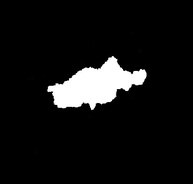
%> input picture msk3.jpg, 193 x 184 px, shrunk from 403 x 384 before the run
$ octave test_ROC.m   (GNU Octave 9; MATLAB toolbox functions it lacks are replaced by stand-ins)
%> lines starting %> are read from the running program, lines starting %| are printed output that depends on the picture; in (x1, y1, x2, y2) boxes, pixels count from 0 and x2, y2 are one past the last pixel; in counts of white or black regions, pixels touching at a corner belong together; the program's own positions count from 1
% test_ROC.m
% 1.提取图片灰度，调整阈值》》对比标注值》混淆矩阵
% filename='log_ratio.jpg';
% 3通道化为单通道》》[x,y,z]=imread() rgb图片z=3，表示由R，g，b三张图片叠起来
% [x,y,z]>>根据z>>判断是否为灰度图

filename_truth='msk3.jpg'   %原始图像为灰度图
image_truth=imread(filename_truth);
%> image_truth is the input picture: size 184x193x3 uint8; min 0, max 255, mean 19.2

filename_array={'log_ratio.jpg','mean_ratio.jpg','Ottawa_fuse.jpg'};
color_array={'r--','k-','b-.'}
legend_filename=[];
for i=1:length(filename_array)
    str_filename=regexp(filename_array{i},'\.','split');    %分割出文件名（方法名字）
    legend_filename{i}=strrep(str_filename{1},'_','\_');    %图例legend中显示下划线要加\
end

TPR_array={};FPR_array={};  %3个图片的FPR，TPR等存于数组中》》之后一起画图
Recall_array={};Precision_array={};
AUC_array={};PR_AUC_array={};
micro_P_array={};micro_R_array={};
micro_F1_array={}
file_no=1;
while file_no<=length(filename_array)
    image=imread(filename_array{file_no});
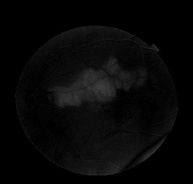
%> input picture log_ratio.jpg, 193 x 184 px, shrunk from 403 x 384 before the run
%> image is the input picture: size 184x193 uint8; min 0, max 63, mean 7.2
    [x,y,z]=size(image); %xy像素的行列，z由几个图片堆叠而成》》eg:RGB图片由R,G，B三张灰度图像堆叠
%> x = 184; y = 193; z = 1
    if z==3 %若为rgb图片要转成灰度图，已经为灰度图则不需要转换
        image=mat2gray(rgb2gray(image));
    end

    TPR=[];FPR=[];Precision=[];Recall=[];
    threshold_range=0:0.001:1;
    for d=threshold_range
        test_bw=im2bw(image,d);
        truth_bw=im2bw(image_truth,d); %（0，1）范围内的值由阈值d二值化》真实值类标
        TP=sum(truth_bw==1 & test_bw==1);   %按条件寻访赋值》符合条件的==1》》直接求和
        FN=sum(truth_bw==1 & test_bw==0);
        FP=sum(truth_bw==0 & test_bw==1);
        TN=sum(truth_bw==0 & test_bw==0);
        TPR=[TPR,TP/(TP+FN)];
        FPR=[FPR,FP/(FP+TN)];
        Precision=[Precision,TP/(TP+FP)];
        Recall=[Recall,TP/(TP+FN)];
    end
%> this loop made 1001 passes
%> (FPR, Precision, Recall) on passes 2 to 4: ([0.481 0.481], [0.21 0.21], [0.995 0.995]), ([0.481 0.481 0.481], [0.21 0.21 0.21], [0.995 0.995 0.995]), ([0.481 0.481 0.481 0.481], [0.21 0.21 0.21 0.21], [0.995 0.995 0.995 0.995])
%> pass 1, `test_bw=im2bw(image,d);`:
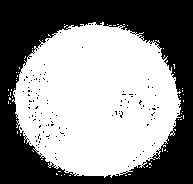
%> test_bw: size 184x193 logical; 55.5% white; 124 black regions (123 under 20 px), largest, box (x1, y1, x2, y2) and area: (0, 0, 193, 184) 15578
%> pass 1, `truth_bw=im2bw(image_truth,d);`:
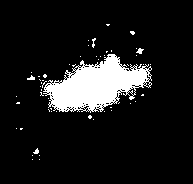
%> truth_bw: size 184x193 logical; 10.6% white; 55 white regions (50 under 20 px), largest, box (x1, y1, x2, y2) and area: (43, 54, 152, 113) 3527, (136, 48, 144, 54) 27, (27, 75, 35, 80) 24, (92, 38, 96, 48) 21, (33, 148, 39, 154) 21
%> after the loop, FPR = 1001 values, max 0.481 at index 1, min 0 at index 201, mean 0.0186; Precision = 1001 values, max 1 at index 221, min 0 at index 249, mean 0.188; Recall = 1001 values, max 0.999 at index 13, min 0 at index 249, mean 0.131; TPR has the same summary as Recall
    % 【注】阈值d=0:0.01:1从最小开始取（近似全部预测为正类),所以ROC的TPR，FPR数组中一开始值很大
    % 1.ROC：补（0，0）(1,1)>>对FPR排序
    L=(abs(FPR-0)<0.001 &abs(TPR-0)<0.001);
%> L = 1001 logical values, 757 true
    FPR(L)=[];TPR(L)=[];
    FPR=[1,FPR,0];TPR=[1,TPR,0];
%> after `FPR=[1,FPR,0]`: FPR = 246 values, max 1 at index 1, min 0 at index 202, mean 0.0796
%> after `TPR=[1,TPR,0]`: TPR = 246 values, max 1 at index 1, min 0 at index 246, mean 0.539
    FPR=fliplr(FPR);TPR=fliplr(TPR);    %左右交换》》逆序
%> after `FPR=fliplr(FPR)`: FPR = 246 values from 0 to 1
%> after `TPR=fliplr(TPR)`: TPR = 246 values, max 1 at index 246, min 0 at index 1, mean 0.539

    % 2.PR:去除（0,0),补（0，1）（1，0）
    L=(abs(Recall-0)<0.0001 &abs(Precision-0)<0.0001);
%> L = 1001 logical values, 753 true
    Recall(L)=[];Precision(L)=[];   %删除（0，0）
    Recall=[1,Recall,0];Precision=[0,Precision,1];
%> after `Recall=[1,Recall,0]`: Recall = 250 values, max 1 at index 1, min 0 at index 250, mean 0.53
%> after `Precision=[0,Precision,1]`: Precision = 250 values, max 1 at index 222, min 0 at index 1, mean 0.757
    Recall=fliplr(Recall);Precision=fliplr(Precision);  %左右交换》》逆序
%> after `Recall=fliplr(Recall)`: Recall = 250 values, max 1 at index 250, min 0 at index 1, mean 0.53
%> after `Precision=fliplr(Precision)`: Precision = 250 values, max 1 at index 26, min 0 at index 250, mean 0.757

    %计算AUC,PR_Area:要先保证FPR从小-》大
    i=1;AUC=0;%0.9841
    while i<length(FPR)
        if FPR(i+1)-FPR(i)~=0
            S_trapezoid=(TPR(i)+TPR(i+1))*(FPR(i+1)-FPR(i))/2;  %小梯形面积
            AUC=AUC+S_trapezoid;
        end
        i=i+1;
    end
%> this loop made 245 passes
%> (S_trapezoid, AUC) on passes 48, 52, 56, 60: (2.37e-10, 3.59e-06), (2.71e-06, 6.3e-06), (1.22e-05, 1.85e-05), (1.56e-05, 3.41e-05)
%> AUC on pass 45: 3.59e-06
%> after the loop, AUC = 0.982; S_trapezoid = 0.518; i = 246
    i=1;PR_AUC=0;  %0.8707
    while i<length(Recall)  %只要Recall从小到大即可
        if Recall(i+1)-Recall(i)~=0
            S_trapezoid=(Precision(i)+Precision(i+1))*(Recall(i+1)-Recall(i))/2;  %小梯形面积
            PR_AUC=PR_AUC+S_trapezoid;
        end
        i=i+1;
    end
%> this loop made 249 passes
%> (S_trapezoid, PR_AUC) on passes 1, 5, 9, 13, 17, 21, 25, 29, 33, 37, 41, 45: (0.000837, 0.000837), (0.000848, 0.00168), (0.00172, 0.0034), (0.00166, 0.00507), (0.0017, 0.00677), (0.00305, 0.00982), (0.00414, 0.014), (0.00517, 0.0191), (0.00382, 0.0229), (0.00777, 0.0307), (0.00813, 0.0388), (0.0113, 0.0501)
%> after the loop, PR_AUC = 0.872; S_trapezoid = 0.000571; i = 250

    FPR_array{file_no}=FPR;TPR_array{file_no}=TPR;
    Recall_array{file_no}=Recall;Precision_array{file_no}=Precision;
    AUC_array{file_no}=AUC;PR_AUC_array{file_no}=PR_AUC;
    micro_P_array{file_no}=sum(Precision)/length(Precision);
    micro_R_array{file_no}=sum(Recall)/length(Recall);
    micro_F1_array{file_no}=...
        (2*micro_P_array{file_no}*micro_R_array{file_no})/(micro_P_array{file_no}+micro_R_array{file_no})

    file_no=file_no+1;
end
%> pass 2 of the loop `while file_no<=length(filename_array)`:
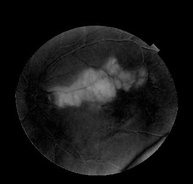
%> input picture mean_ratio.jpg, 193 x 184 px, shrunk from 403 x 384 before the run
%> image is the input picture: size 184x193 uint8; min 0, max 148, mean 21.6
%> the loop `for d=threshold_range` made 1001 passes
%> (FPR, Precision, Recall) on passes 2 to 4: ([0.495 0.495], [0.206 0.206], [0.997 0.997]), ([0.495 0.495 0.495], [0.206 0.206 0.206], [0.997 0.997 0.997]), ([0.495 0.495 0.495 0.495], [0.206 0.206 0.206 0.206], [0.997 0.997 0.997 0.997])
%> pass 1, `test_bw=im2bw(image,d);`:
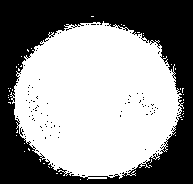
%> test_bw: size 184x193 logical; 56.8% white; 103 black regions (102 under 20 px), largest, box (x1, y1, x2, y2) and area: (0, 0, 193, 184) 15179
%> after the loop `for d=threshold_range`: FPR = 1001 values, max 0.495 at index 1, min 0 at index 511, mean 0.0581; Precision = 1001 values, max 1 at index 511, min 0 at index 582, mean 0.402; Recall = 1001 values, max 1 at index 100, min 0 at index 582, mean 0.369; TPR has the same summary as Recall
%> `L=(abs(FPR-0)<0.001 &abs(TPR-0)<0.001);`: L = 1001 logical values, 424 true
%> `FPR=[1,FPR,0]`: FPR = 579 values, max 1 at index 1, min 0 at index 512, mean 0.102
%> `TPR=[1,TPR,0]`: TPR = 579 values, max 1 at index 101, min 0 at index 579, mean 0.639
%> `FPR=fliplr(FPR)`: FPR = 579 values from 0 to 1
%> `TPR=fliplr(TPR)`: TPR = 579 values, max 1 at index 477, min 0 at index 1, mean 0.639
%> `L=(abs(Recall-0)<0.0001 &abs(Precision-0)<0.0001);`: L = 1001 logical values, 420 true
%> `Recall=[1,Recall,0]`: Recall = 583 values, max 1 at index 101, min 0 at index 583, mean 0.635
%> `Precision=[0,Precision,1]`: Precision = 583 values, max 1 at index 512, min 0 at index 1, mean 0.691
%> `Recall=fliplr(Recall)`: Recall = 583 values, max 1 at index 481, min 0 at index 1, mean 0.635
%> `Precision=fliplr(Precision)`: Precision = 583 values, max 1 at index 22, min 0 at index 583, mean 0.691
%> after the loop `while i<length(FPR)`: AUC = 0.986; S_trapezoid = 0.504; i = 579
%> the loop `while i<length(Recall)` made 582 passes
%> (S_trapezoid, PR_AUC) on passes 1, 5, 9, 13, 17, 21, 25, 29: (0.000882, 0.000882), (0.00178, 0.00266), (0.000465, 0.00312), (0.00215, 0.00528), (0.000826, 0.0061), (0.00349, 0.00959), (0.000434, 0.01), (0.00342, 0.0134)
%> after the loop `while i<length(Recall)`: PR_AUC = 0.888; S_trapezoid = 0.000295; i = 583
%> pass 3 of the loop `while file_no<=length(filename_array)`:
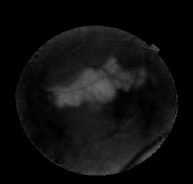
%> input picture Ottawa_fuse.jpg, 193 x 184 px, shrunk from 403 x 384 before the run
%> image is the input picture: size 184x193 uint8; min 0, max 107, mean 14.5
%> the loop `for d=threshold_range` made 1001 passes
%> (FPR, Precision, Recall) on passes 2 to 4: ([0.495 0.495], [0.206 0.206], [0.998 0.998]), ([0.495 0.495 0.495], [0.206 0.206 0.206], [0.998 0.998 0.998]), ([0.495 0.495 0.495 0.495], [0.206 0.206 0.206 0.206], [0.998 0.998 0.998 0.998])
%> pass 1, `test_bw=im2bw(image,d);`:
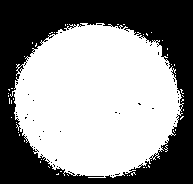
%> test_bw: size 184x193 logical; 56.8% white; 45 black regions (44 under 20 px), largest, box (x1, y1, x2, y2) and area: (0, 0, 193, 184) 15268
%> after the loop `for d=threshold_range`: FPR = 1001 values, max 0.495 at index 1, min 0 at index 409, mean 0.0388; Precision = 1001 values, max 1 at index 409, min 0 at index 421, mean 0.3; Recall = 1001 values, max 1 at index 13, min 0 at index 421, mean 0.251; TPR has the same summary as Recall
%> `L=(abs(FPR-0)<0.001 &abs(TPR-0)<0.001);`: L = 1001 logical values, 585 true
%> `FPR=[1,FPR,0]`: FPR = 418 values, max 1 at index 1, min 0 at index 410, mean 0.0952
%> `TPR=[1,TPR,0]`: TPR = 418 values, max 1 at index 14, min 0 at index 418, mean 0.603
%> `FPR=fliplr(FPR)`: FPR = 418 values from 0 to 1
%> `TPR=fliplr(TPR)`: TPR = 418 values, max 1 at index 402, min 0 at index 1, mean 0.603
%> `L=(abs(Recall-0)<0.0001 &abs(Precision-0)<0.0001);`: L = 1001 logical values, 581 true
%> `Recall=[1,Recall,0]`: Recall = 422 values, max 1 at index 14, min 0 at index 422, mean 0.598
%> `Precision=[0,Precision,1]`: Precision = 422 values, max 1 at index 410, min 0 at index 1, mean 0.714
%> `Recall=fliplr(Recall)`: Recall = 422 values, max 1 at index 406, min 0 at index 1, mean 0.598
%> `Precision=fliplr(Precision)`: Precision = 422 values, max 1 at index 1, min 0 at index 422, mean 0.714
%> the loop `while i<length(FPR)` made 417 passes
%> (S_trapezoid, AUC) on passes 13, 17, 20, 28, 32, 36, 48, 52: (1.6e-11, 1.04e-07), (1.23e-11, 1.04e-07), (3.15e-11, 1.04e-07), (2.97e-11, 1.04e-07), (5.58e-07, 6.62e-07), (6.97e-11, 6.62e-07), (3.53e-10, 6.62e-07), (6.22e-10, 6.63e-07)
%> after the loop `while i<length(FPR)`: AUC = 0.986; S_trapezoid = 0.505; i = 418
%> the loop `while i<length(Recall)` made 421 passes
%> (S_trapezoid, PR_AUC) on passes 1, 5, 9, 13, 17, 21, 24, 28: (0.000409, 0.000409), (0.00126, 0.00167), (0.000839, 0.00251), (0.00128, 0.00379), (0.00159, 0.00538), (0.00119, 0.00657), (0.00345, 0.01), (0.00304, 0.0131)

% 一、ROC曲线
h_roc=figure('Name','ROC')
hold on
for i=1:length(FPR_array)
    plot(FPR_array{i},TPR_array{i},color_array{i},'LineWidth',1.1)
    text(0.5,0.5-0.1*i,[legend_filename{i},' AUC=',num2str(AUC_array{i})])
end
%> this loop made 3 passes
xlabel('FPR'),ylabel('TPR');axis([0,1.02,0,1.02]);title('ROC:comparing 3 methods');
legend(legend_filename,'Location','best');grid on; grid minor;box on;
%> after `box on`:
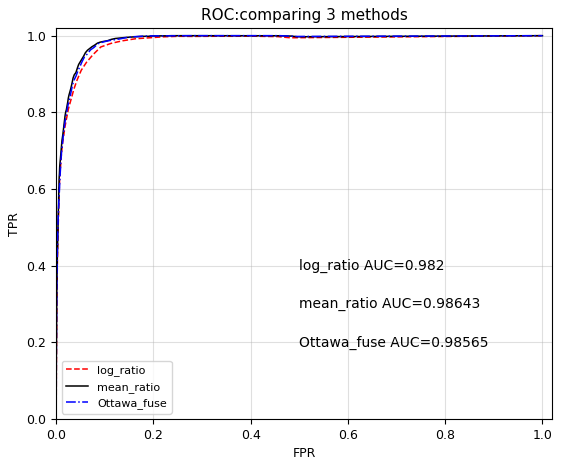
%> figure redrawn from the program's plot data
saveas(h_roc,'ROC_3methods.jpg')
hold off
% 二、PR曲线
h_pr=figure('Name','PR')
hold on
for i=1:length(Recall_array)
    plot(Recall_array{i},Precision_array{i},color_array{i},'LineWidth',1.1)
    text(0.5,0.5-0.1*i,[legend_filename{i},' PR\_AUC=',num2str(PR_AUC_array{i})])
end
title('PR曲线');xlabel('Recall'),ylabel('Precision');axis([0,1.02,0,1.02])
x=0:0.001:1;y=x;    %比较平衡点BP
plot(x,y,'b--');
legend([legend_filename,'y=x'],'Location','best');grid on; grid minor;box on;
%> after `box on`:
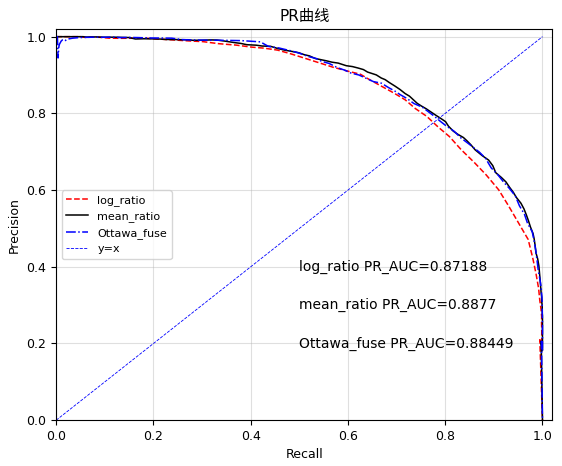
%> figure redrawn from the program's plot data; curve peaks at x = 1, y = 1
saveas(h_pr,'PR_3methods.jpg')
hold off
